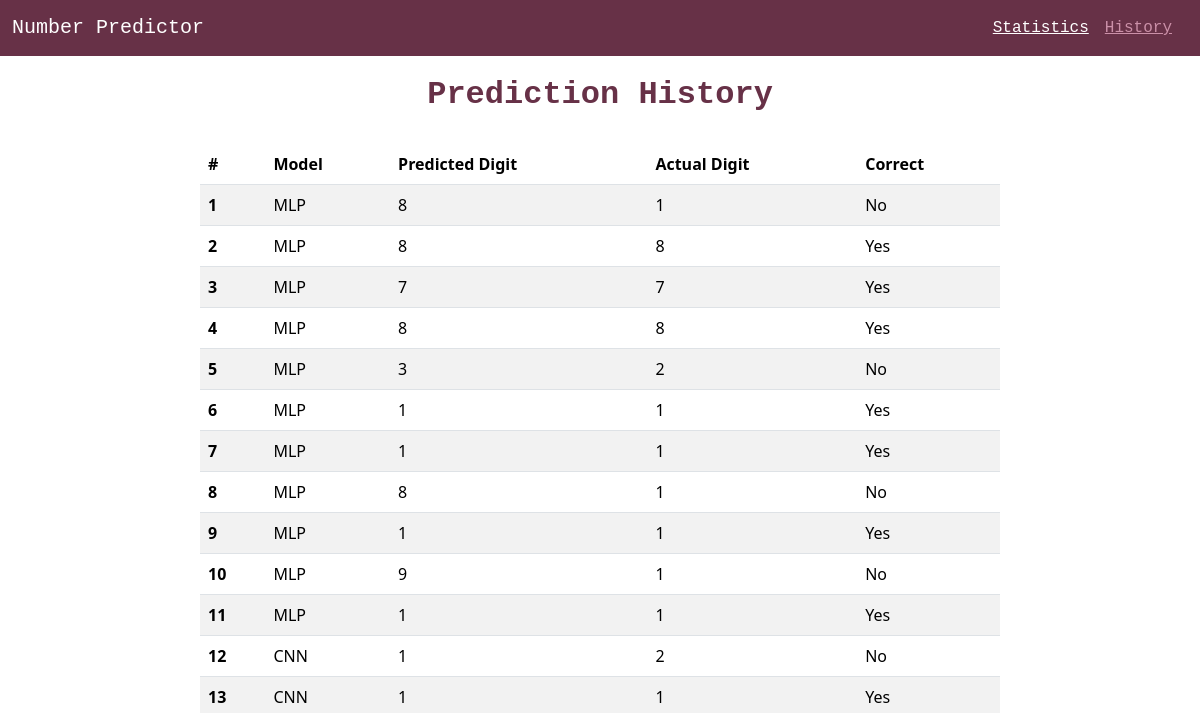
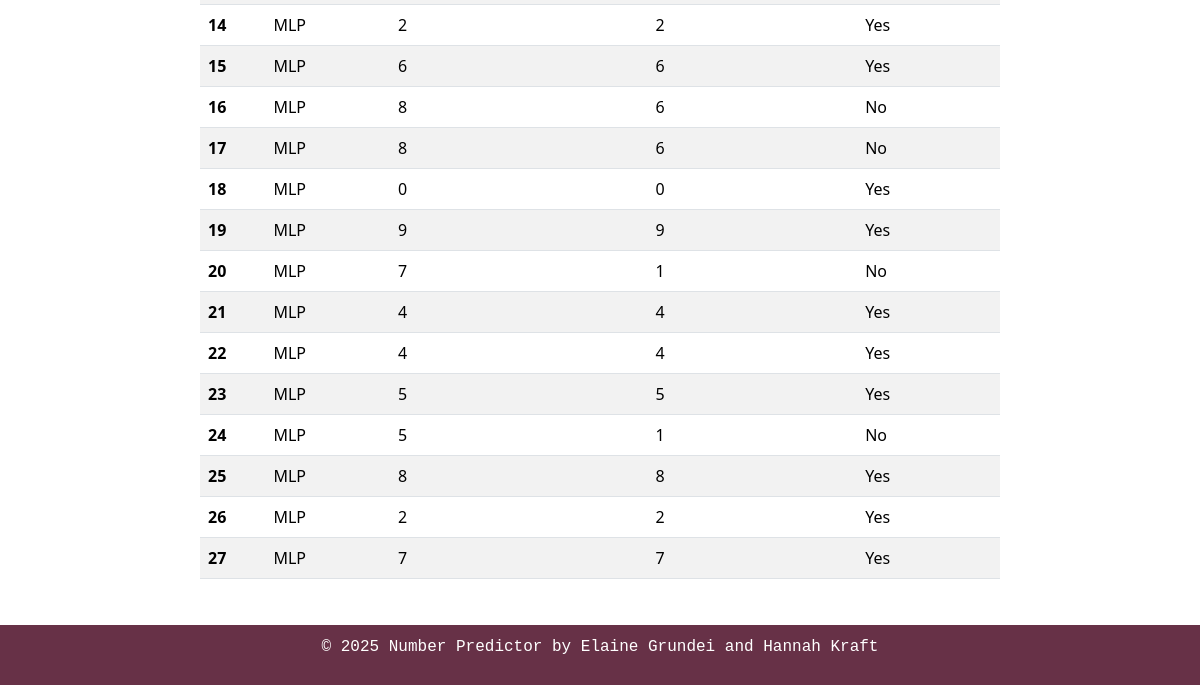
Before: /history with the older database file (2 pictures, top to bottom).
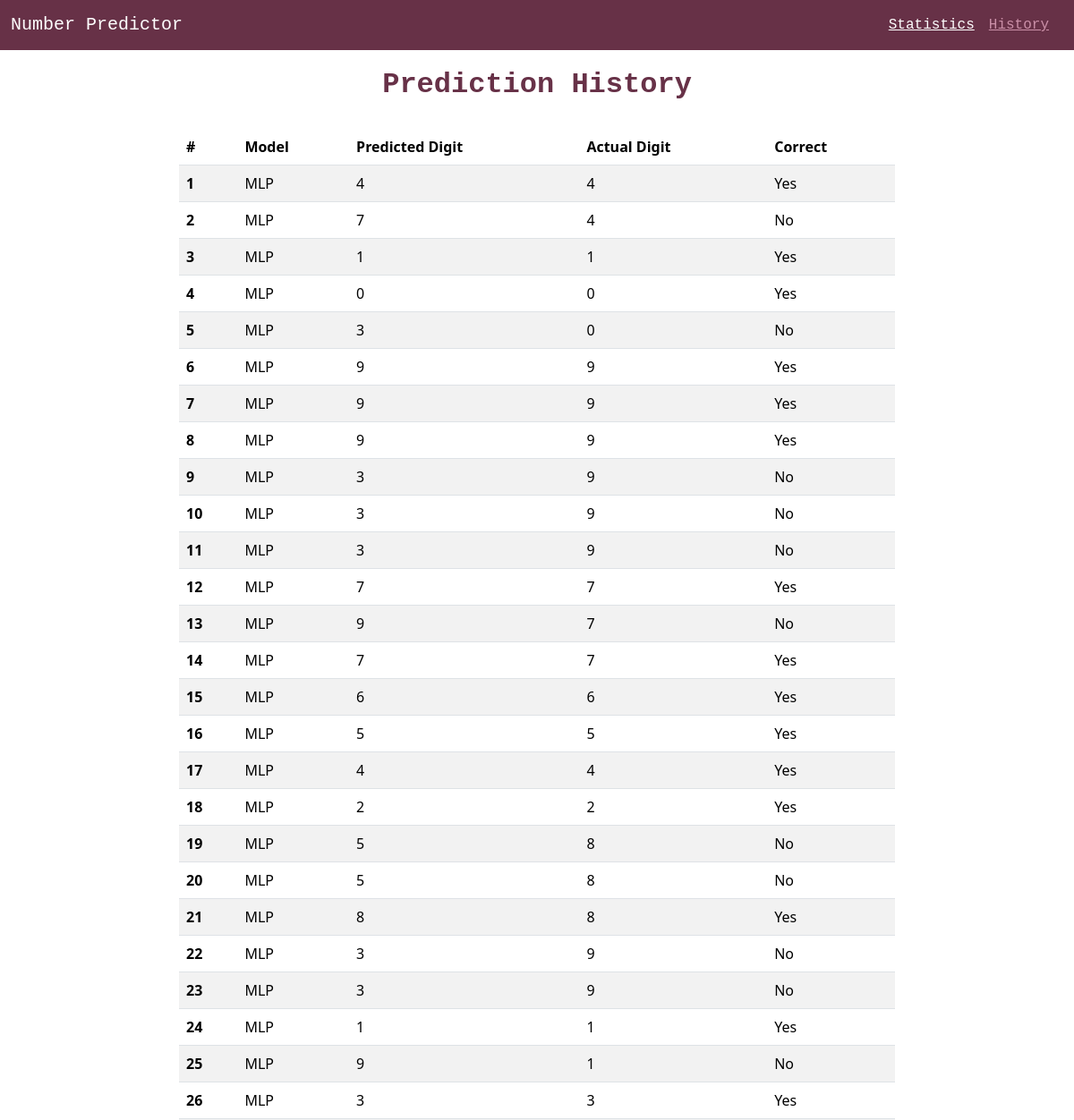
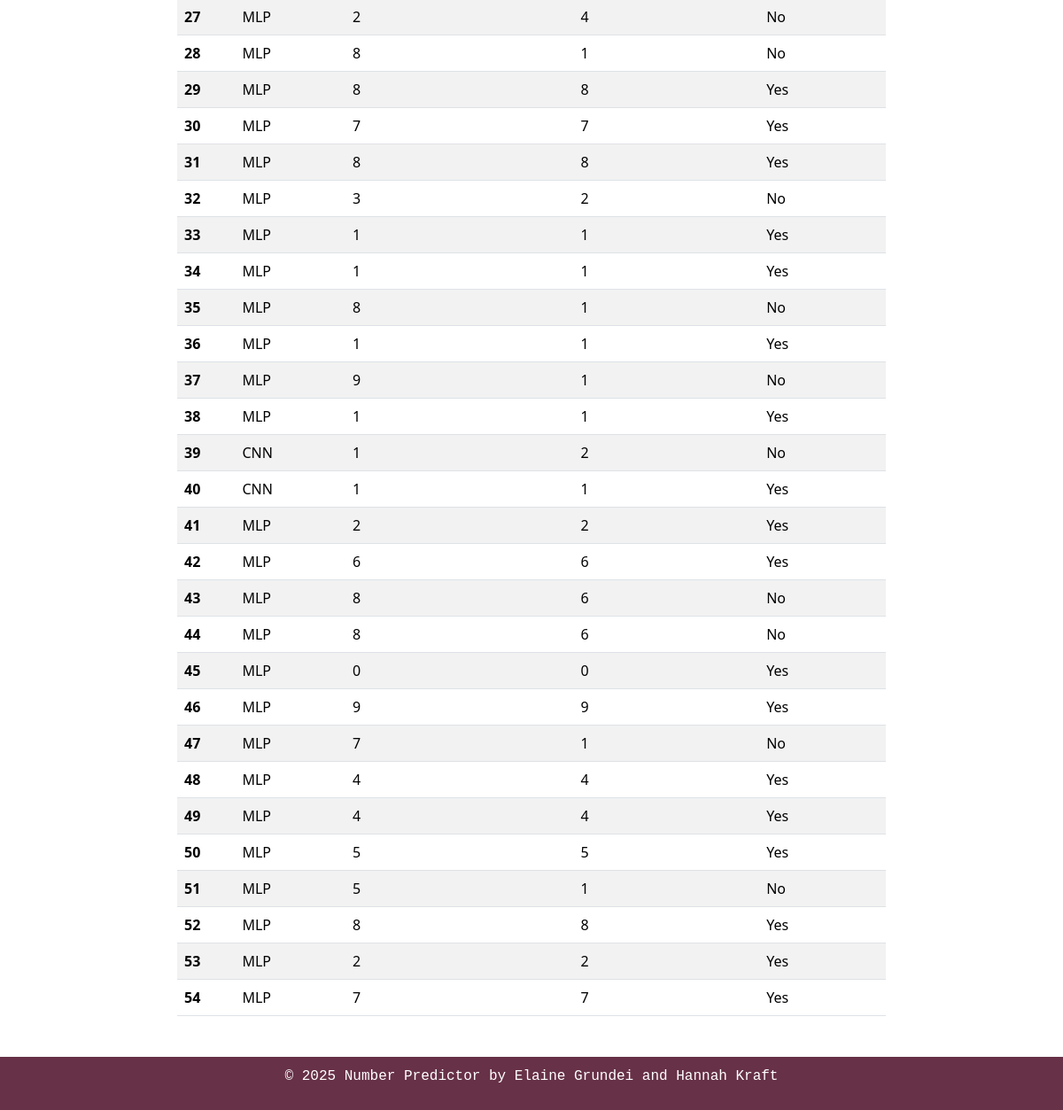
After: the same page with the newer database file (2 pictures, top to bottom).
### tables this page shows
CREATE TABLE cnn_results (
            id INTEGER PRIMARY KEY AUTOINCREMENT,
            timestamp TEXT,
            model_name TEXT,
            input_data TEXT,
            predicted_label TEXT,
            true_label TEXT,
            correct INTEGER,
            confidence REAL
        );

### main.py (the view)
@app.route("/history")
def history():
    results = fetch_all()
    history_list = []
    for row in results:
        entry = {
            "model_name": row[2],  # model_name
            "predicted": row[4],  # predicted_label
            "actual": row[5],     # true_label
            "correct": row[6],    # correct (1/0)
            "confidence": row[7]  # optional
        }
        history_list.append(entry)
    return render_template("history.html", history=history_list)

### database_operations.py (called while the page is built)
def connect():
    conn = sqlite3.connect(DB_PATH)
    return conn

def fetch_all():
    conn = connect()
    cursor = conn.cursor()
    cursor.execute("SELECT * FROM cnn_results ORDER BY id DESC")
    results = cursor.fetchall()
    conn.close()
    return results

### templates/history.html (shortened to what this page needs)
<!DOCTYPE html>
<html lang="en">
<head>
    <link href="https://cdn.jsdelivr.net/npm/bootstrap@5.3.2/dist/css/bootstrap.min.css" rel="stylesheet">
    <link rel="stylesheet" href="{{ url_for('static', filename='styles.css') }}">
</head>
<body>
<div class="page-wrapper">
<nav class="navbar navbar-expand-md navbar-dark">
  <div class="container-fluid">
  <a class="navbar-brand" href="/">Number Predictor</a>
    <div class="collapse navbar-collapse" id="myNavbar">
        <ul class="navbar-nav ms-auto">
            <li><a class="nav-item me-3" href="statistics">Statistics</a></li>
            <li><a id="active" class="nav-item me-3" href="history">History</a></li>
        </ul>
    </div>
  </div>
</nav>
<div class="content">
    <h2 style="text-align: center; margin-top: 20px; font-family: 'Courier New', Courier, monospace; color: #673147; font-weight: bold"><b>Prediction History</b></h2>
    <div class="history-container" style="margin-top: 30px; max-width: 800px; margin-left: auto; margin-right: auto;">
        {% if history %}
            <table class="table table-striped">
                <thead>
                    <tr>
                        <th scope="col">#</th>
                        <th scope="col">Model</th>
                        <th scope="col">Predicted Digit</th>
                        <th scope="col">Actual Digit</th>
                        <th scope="col">Correct</th>
                    </tr>
                </thead>
                <tbody>
                    {% for entry in history %}
                    <tr>
                        <th scope="row">{{ loop.index }}</th>
                        <td>{{entry.model_name}}</td>
                        <td>{{ entry.predicted }}</td>
                        <td>{{ entry.actual }}</td>
                        <td>{% if entry.correct %}Yes{% else %}No{% endif %}</td>
                    </tr>
                    {% endfor %}
                </tbody>
            </table>
        {% else %}
            <p style="text-align: center; font-size: 18px;">No prediction history available.</p>
        {% endif %}
    </div>
</div>
<div class="footer" style="text-align: center; margin-top: 30px;">
        <footer><p>&copy; 2025 Number Predictor by Elaine Grundei and Hannah Kraft</p></footer>
</div>
</div>
</body>
</html>

Changed rows visible on the page:
added cnn_results: model_name "MLP", predicted "4", actual "4", correct "Yes"
added cnn_results: model_name "MLP", predicted "7", actual "4", correct "No"
added cnn_results: model_name "MLP", predicted "1", actual "1", correct "Yes"
added cnn_results: model_name "MLP", predicted "0", actual "0", correct "Yes"
added cnn_results: model_name "MLP", predicted "3", actual "0", correct "No"
added cnn_results: model_name "MLP", predicted "9", actual "9", correct "Yes"
added cnn_results: model_name "MLP", predicted "9", actual "9", correct "Yes"
added cnn_results: model_name "MLP", predicted "9", actual "9", correct "Yes"
added cnn_results: model_name "MLP", predicted "3", actual "9", correct "No"
added cnn_results: model_name "MLP", predicted "3", actual "9", correct "No"
added cnn_results: model_name "MLP", predicted "3", actual "9", correct "No"
added cnn_results: model_name "MLP", predicted "7", actual "7", correct "Yes"
added cnn_results: model_name "MLP", predicted "9", actual "7", correct "No"
added cnn_results: model_name "MLP", predicted "7", actual "7", correct "Yes"
added cnn_results: model_name "MLP", predicted "6", actual "6", correct "Yes"
added cnn_results: model_name "MLP", predicted "5", actual "5", correct "Yes"
added cnn_results: model_name "MLP", predicted "4", actual "4", correct "Yes"
added cnn_results: model_name "MLP", predicted "2", actual "2", correct "Yes"
added cnn_results: model_name "MLP", predicted "5", actual "8", correct "No"
added cnn_results: model_name "MLP", predicted "5", actual "8", correct "No"
added cnn_results: model_name "MLP", predicted "8", actual "8", correct "Yes"
added cnn_results: model_name "MLP", predicted "3", actual "9", correct "No"
added cnn_results: model_name "MLP", predicted "3", actual "9", correct "No"
added cnn_results: model_name "MLP", predicted "1", actual "1", correct "Yes"
added cnn_results: model_name "MLP", predicted "9", actual "1", correct "No"
added cnn_results: model_name "MLP", predicted "3", actual "3", correct "Yes"
added cnn_results: model_name "MLP", predicted "2", actual "4", correct "No"
